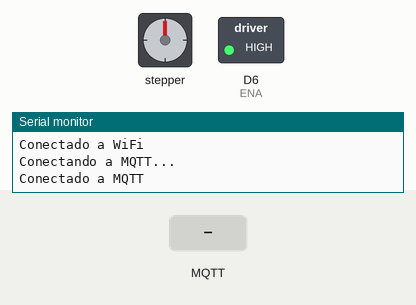
Recording of a sketch running on a simulated Arduino MKR. Shown: stepper motor, switched loads named in the sketch (green lamp = pin HIGH), the last lines printed to the serial monitor. Inputs (shaded band) come from the test bench. WiFi joins after 1.5 s; servers stay silent unless stated; no MQTT or app messages arrive unless stated; stepper angles assume 200 steps per turn.

Above: at 7.7 s.
7.8 s: MQTT message "completa" arrives on the first subscribed topic
At 8.4 s:
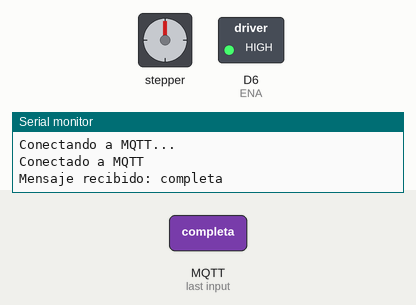
16.8 s: MQTT message "normal" arrives on the first subscribed topic
At 18.2 s:
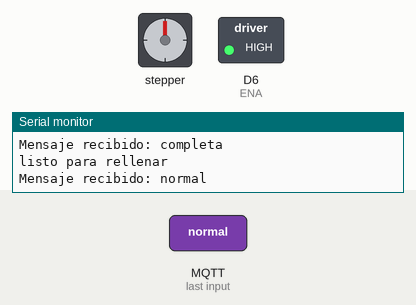
Timing chart, 0 to 28.8 s (numbered marks = the images above; inputs shaded):
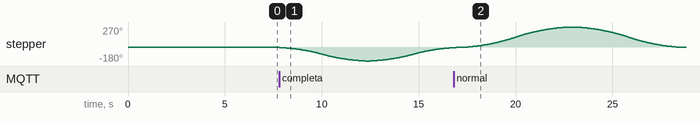

The sketch:

Motor_a_pasos.ino
```cpp
#include <WiFiNINA.h>
#include <PubSubClient.h>
#include <AccelStepper.h>

// --- Configuración WiFi ---
const char *ssid = "arduino";
const char *password = "00000000";

// --- Configuración MQTT ---
const char *mqttServer = "189.244.34.160"; // IP de tu servidor MQTT
const int mqttPort = 1883;
const char *mqttUser = "sebas";
const char *mqttPassword = "sebas123";
const char *mqttTopic = "motor-limpieza";  // Tópico donde se recibirán los comandos de limpieza

WiFiClient espClient;
PubSubClient client(espClient);

// --- Pines del TB6600 ---
#define PUL 8    // Paso
#define DIR 7    // Dirección
#define ENA 6  // Pin para habilitar (Enable)

// --- Configuración del motor con AccelStepper ---
// Se usa el modo DRIVER (1 pulso y 1 dirección)
AccelStepper stepper(AccelStepper::DRIVER, PUL, DIR);

// Bandera para indicar que se está ejecutando una acción de limpieza
bool cleaningInProgress = false;

void initialPosition(){
  stepper.moveTo(-50);
  while (stepper.distanceToGo() != 0) {
    stepper.run();
  }

  // Activar el driver para retener la posición
  digitalWrite(ENA, LOW); // LOW activa el driver (torque activo)

  // Establecer la posición actual como referencia (0)
  stepper.setCurrentPosition(0);
  Serial.println("Motor listo en posición inicial (45° a la izquierda)");
}

void setup() {
  Serial.begin(115200);

  // Configurar el pin ENA y desactivar el torque al inicio
  pinMode(ENA, OUTPUT);
  digitalWrite(ENA, HIGH); // HIGH desactiva el driver en el TB6600

  delay(5000); // Esperar 5 segundos antes de moverse

  // Configurar parámetros del motor
  stepper.setMaxSpeed(50);
  stepper.setAcceleration(15);

  Serial.println("rellena el arenero");

  // Conexión a WiFi
  WiFi.begin(ssid, password);
  while (WiFi.status() != WL_CONNECTED) {
    delay(1000);
    Serial.println("Conectando a WiFi...");
  }
  Serial.println("Conectado a WiFi");

  // Configurar MQTT
  client.setServer(mqttServer, mqttPort);
  client.setCallback(mqttCallback);
  reconnectMQTT();
}

void loop() {
  if (!client.connected()) {
    reconnectMQTT();
  }
  client.loop();

  if (cleaningInProgress) {
    stepper.run();
  }
}

void reconnectMQTT() {
  while (!client.connected()) {
    Serial.println("Conectando a MQTT...");
    if (client.connect("ArduinoClient", mqttUser, mqttPassword)) {
      Serial.println("Conectado a MQTT");
      client.subscribe(mqttTopic);
    } else {
      Serial.println("Fallo la conexión, reintentando en 5 segundos...");
      delay(5000);
    }
  }
}

void mqttCallback(char* topic, byte* payload, unsigned int length) {
  String message = "";
  for (unsigned int i = 0; i < length; i++) {
    message += (char)payload[i];
  }

  // Si el mensaje está vacío, se ignora
  if (message.length() == 0) return;

  Serial.print("Mensaje recibido: ");
  Serial.println(message);

  if (String(topic) == mqttTopic) {
    if (message.indexOf("completa") >= 0) {
      publishStatus("Limpiando: limpieza completa");
      limpiarCompleta();
    }
    if (message.indexOf("normal") >= 0) {
      publishStatus("Limpiando: limpieza normal");
      limpiarNormal();
    }
    if (message.indexOf("relleno") >= 0) {
      initialPosition();
    }
  }
}

void publishStatus(String status) {
  client.publish("motor/status", status.c_str());
}

void limpiarCompleta() {
  cleaningInProgress = true;
  long posInicial = stepper.currentPosition();
  stepper.moveTo(posInicial - 100);
  while (stepper.distanceToGo() != 0) {
    stepper.run();
  }
  stepper.moveTo(posInicial);
  while (stepper.distanceToGo() != 0) {
    stepper.run();
  }
  digitalWrite(ENA, HIGH); // HIGH desactiva el driver en el TB6600
  Serial.println("listo para rellenar");
  cleaningInProgress = false;
  publishStatus("Limpieza completa finalizada");
}

void limpiarNormal() {
  cleaningInProgress = true;
  long posInicial = stepper.currentPosition();
  stepper.moveTo(posInicial + 150);
  while (stepper.distanceToGo() != 0) {
    stepper.run();
  }
  stepper.moveTo(posInicial);
  while (stepper.distanceToGo() != 0) {
    stepper.run();
  }
  cleaningInProgress = false;
  publishStatus("Limpieza normal finalizada");
}
```

Measured:
- after the input at 7.8 s, stepper: turns 180° counter-clockwise in 4.4 s, then 178° clockwise in 4.3 s
